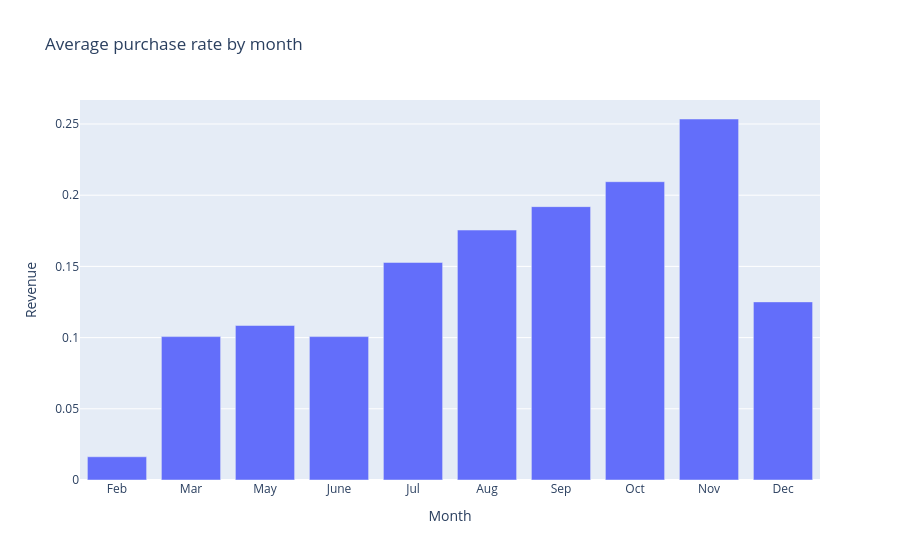

The notebook cell this image was saved under:
### Markdown cell above
## 2.3 Average Purchase Rate by Month (Plot)

### Code cell
#Shows the average purchase rate by month
fig = px.bar(month_rev.reset_index(), x="Month", y="Revenue",
             title="Average purchase rate by month")
fig.show()

### Figure 1 — Plotly figure (JSON) as saved in the notebook; plotly's stock layout.template omitted (floating-point values rounded to 4 significant figures)
{"data": [{"alignmentgroup": "True", "hovertemplate": "Month=%{x}<br>Revenue=%{y}<extra></extra>", "legendgroup": "", "marker": {"color": "#636efa", "pattern": {"shape": ""}}, "name": "", "offsetgroup": "", "orientation": "v", "showlegend": false, "textposition": "auto", "type": "bar", "x": ["Feb", "Mar", "May", "June", "Jul", "Aug", "Sep", "Oct", "Nov", "Dec"], "xaxis": "x", "y": [0.0163, 0.1007, 0.1085, 0.1007, 0.1528, 0.1755, 0.192, 0.2095, 0.2535, 0.1251], "yaxis": "y"}], "layout": {"barmode": "relative", "legend": {"tracegroupgap": 0}, "title": {"text": "Average purchase rate by month"}, "xaxis": {"anchor": "y", "domain": [0, 1], "title": {"text": "Month"}}, "yaxis": {"anchor": "x", "domain": [0, 1], "title": {"text": "Revenue"}}}}
